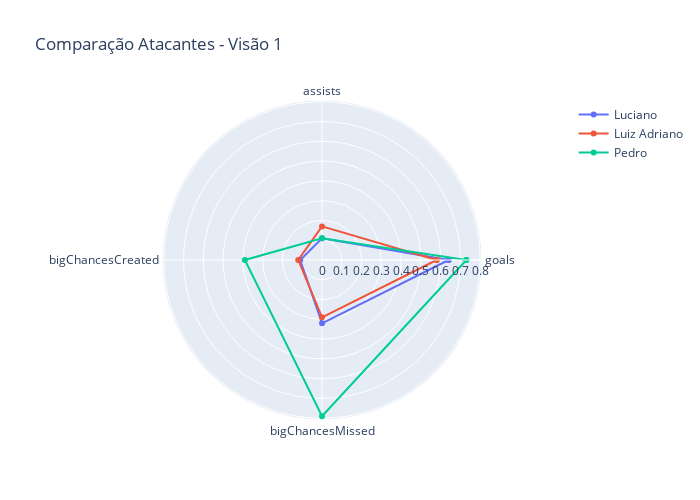

Notebook source saved alongside this figure:
### Code cell
categories = labelsat1[1:]
categories = [*categories, categories[0]]

players = df_at2_vw1.values.tolist()

player_1 = players[0][1:]
player_1 = [*player_1, player_1[0]]
player_2 = players[1][1:]
player_2 = [*player_2, player_2[0]]
player_3 = players[2][1:]
player_3 = [*player_3, player_3[0]]

fig = go.Figure(
    data = [ go.Scatterpolar(r=player_1, theta = categories, name = players[0][0]),
             go.Scatterpolar(r=player_2, theta = categories, name = players[1][0]),
             go.Scatterpolar(r=player_3, theta = categories, name = players[2][0])],
    layout = go.Layout(
    autosize = False,
    width = 700,
    height = 500,
    title=go.layout.Title(text = 'Comparação Atacantes - Visão 1'),
    polar = {'radialaxis':{'visible':True}},
    showlegend = True)
)

pyo.iplot(fig)

### Figure 1 — Plotly figure (JSON) as saved in the notebook; plotly's stock layout.template omitted (floating-point values rounded to 4 significant figures)
{"data": [{"name": "Luciano", "r": [0.64, 0.11, 0.11, 0.32, 0.64], "theta": ["goals", "assists", "bigChancesCreated", "bigChancesMissed", "goals"], "type": "scatterpolar"}, {"name": "Luiz Adriano", "r": [0.58, 0.17, 0.12, 0.29, 0.58], "theta": ["goals", "assists", "bigChancesCreated", "bigChancesMissed", "goals"], "type": "scatterpolar"}, {"name": "Pedro", "r": [0.73, 0.11, 0.39, 0.79, 0.73], "theta": ["goals", "assists", "bigChancesCreated", "bigChancesMissed", "goals"], "type": "scatterpolar"}], "layout": {"autosize": false, "height": 500, "polar": {"radialaxis": {"visible": true}}, "showlegend": true, "title": {"text": "Comparação Atacantes - Visão 1"}, "width": 700}}
